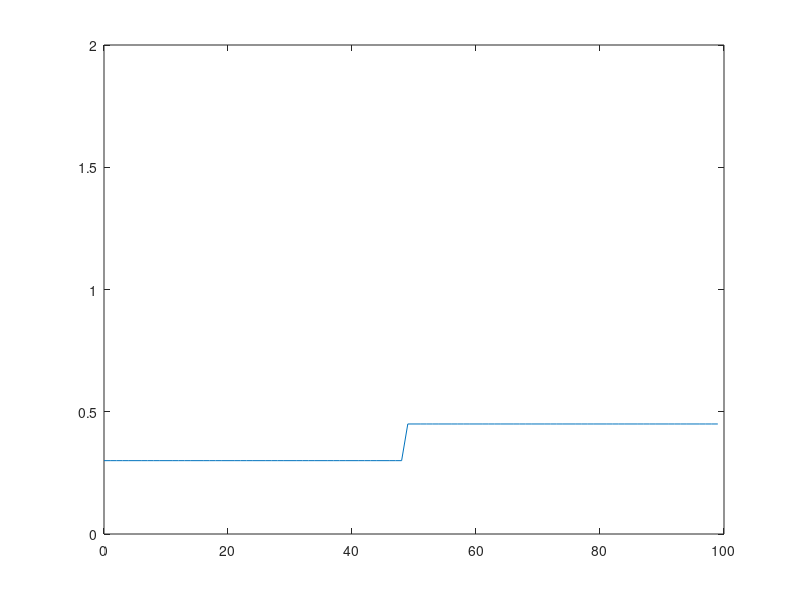

Recreate this plot in MATLAB. (Note: this script raises an error after producing the figure.)
%Set up 

%model (As in Gandhi et al)
D = 1; %Seed dispersal rate 
L = 4; %Evap Rate
M = 1.8; %Mortality Rate
J = 0.003; %Water Use Efficiency
V = 63; %Advection Rate
R = 100; %Transpiration Rate
P = 250; %Precip rate 

%Finite difference parameters
tmax = 10000; %number of timesteps to run
xmax = 100; %number of gridpoints in space
dt = 0.01; %Timestep size
dx = 1; %Grid resolution
xax = linspace(0,(xmax-1)*dx,xmax);

%Preallocating size of W,B
W = zeros(tmax,xmax);
B=W;

% %DBCs
% Wx0 = 0; 
% Bx0 = 0.5; 

%IC  (The exact values of these are chosen from plot in Gandhi et al), B=W for ICs. 

    %Impulse ICs
%     W(1,1) = 2;
%     B(1,1) = 2;

for j = 1:xmax

%         %Uniform Noisy ICs
%         B(1,j) = 0.3 + (0.3*rand-0.15); % Initial vegetation density
%         W(1,j) = 0.3 + (0.3*rand-0.15); % Initial water concentration

% %             Periodic ICs
%             B(1,j) = 0.3 + 0.15*(sin(2*pi*j/xmax)); % Initial vegetation density
%             W(1,j) = 0.3 + 0.15*(sin(2*pi*j/xmax)); % Initial water concentration

        %Step ICs
        if j<xmax/2
            B(1,j) = 0.3;
            W(1,j) = 0.3;
        else
            B(1,j) = 0.45;
            W(1,j) = 0.45;
        end

end
    
    figure(1)
    clf
    fig1 = gca;
    pl = plot(fig1,xax,B(1,:));
    
    ylim([0 2])
    drawnow

%Initialise the matrices

lambda = dt*V/dx;
mu = D*dt/(dx^2);

lambdaMat = diag(repmat(1+lambda,xmax,1)) + diag(repmat(-lambda,xmax-1,1),1);
lambdaMat(xmax,1) = -lambda;
lambdaMatInv = lambdaMat^-1;

muMat = diag(repmat(1+2*mu,xmax,1)) + diag(repmat(-mu,xmax-1,1),1) + diag(repmat(-mu,xmax-1,1),-1);
muMat(xmax,1) = -mu;
muMat(1,xmax) = -mu;
muMatInv = muMat^-1;


for i = 2:tmax
    Wrow = W(i-1,:);
    Brow = B(i-1,:);
    W(i,:) = (lambdaMatInv*(Wrow + dt*(L*Wrow - R*Wrow.*Brow.^2 + P))')';
    B(i,:) = (muMatInv*(Brow + dt*(J*R*Wrow.*Brow.^2 - M*Brow))')';

if mod(i,10) == 0
    pl.YData = B(i,:); 
    drawnow
    i
end
end

        
